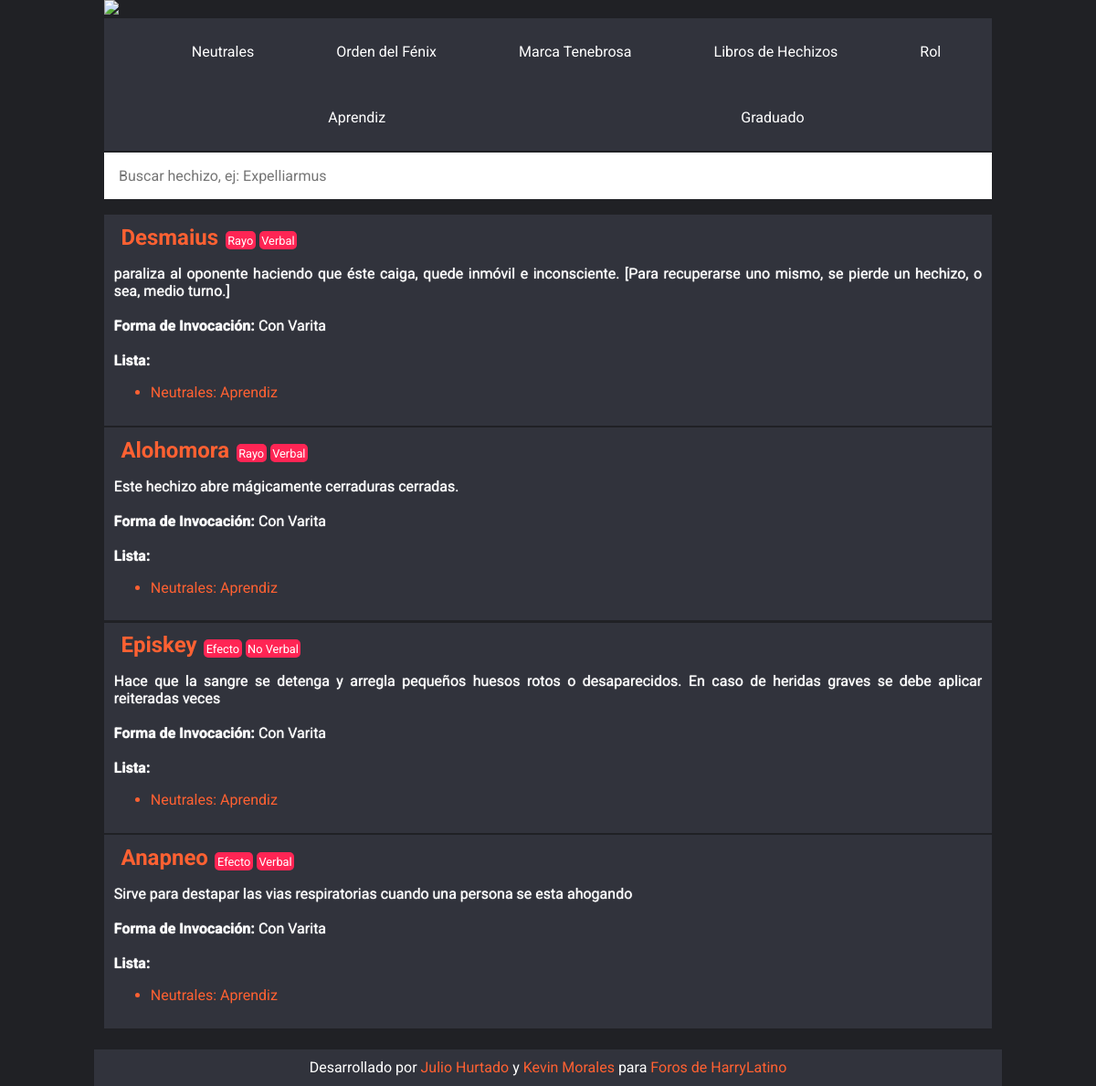
Screenshot of /neutrales/ with the database file from the repository.
### spells/models.py (models this page shows, shortened)
class Group(models.Model):
    name_choices = (
        ('Neutrales', 'Neutrales'),
        ('Orden del Fénix', 'Orden del Fénix'),
        ('Marca Tenebrosa', 'Marca Tenebrosa'),
        ('Libros de Hechizos', 'Libros de Hechizos'),
    )
    name = models.CharField(max_length=64, choices=name_choices, unique=True)
    slug = models.SlugField(allow_unicode=True, max_length=100, editable=False)
    def __str__(self):
        return self.name

class Range(models.Model):
    name = models.CharField(max_length=64)
    group = models.ForeignKey(Group, on_delete=models.CASCADE)
    slug = models.SlugField(allow_unicode=True, max_length=100, editable=False)

class Spell(models.Model):
    name = models.CharField(max_length=64, unique=True)
    slug = models.SlugField(allow_unicode=True, max_length=100, editable=False)
    description = models.TextField()
    range = models.ManyToManyField(Range)
    type_choices = (
        ('e', 'Efecto'),
        ('r', 'Rayo'),
        ('i', 'Invocación'),
        ('o', 'Invocación - Efecto'),
        ('ei', 'Efecto - Invocación'),
        ('eq', 'Equipable'),
        ('om', 'Onda Mágica'),
        ('ro', 'Rolistico'),
    )
    method_choices = (
        ('V', 'Verbal'),
        ('N', 'No Verbal'),
        ('R', 'Rolistico'),
    )
    object_choices = (
        ('V', 'Con Varita'),
        ('N', 'Sin Varita'),
        ('O', 'Objeto'),
    )
    type = models.CharField(max_length=2, choices=type_choices, default='e')
    method = models.CharField(max_length=1, choices=method_choices, default='V')
    object = models.CharField(max_length=1, choices=object_choices, default='V')
    battles = models.BooleanField(default=True)

### spells/views.py (the view)
class SpellCategoryListView(SpellListView):
    def get_queryset(self):
        group = get_object_or_404(Group, slug=self.kwargs['slug'])
        ranges = Range.objects.filter(group=group)
        if self.rol:
            queryset = self.model.objects.filter(range__in=ranges).exclude(battles=True)
        else:
            queryset = self.model.objects.filter(range__in=ranges).exclude(battles=False)
        return queryset
    def get_context_data(self, **kwargs):
        context = super(SpellCategoryListView, self).get_context_data(**kwargs)
        context['categories'] = Group.objects.all().order_by('id')
        context['ranges'] = Range.objects.all().order_by('id')
        context['category'] = get_object_or_404(Group, slug=self.kwargs['slug'])
        context['flag'] = True
        return context

### spells/views.py (called while the page is built)
    def get_context_data(self, **kwargs):
        context = super(SpellListView, self).get_context_data(**kwargs)
        context['categories'] = Group.objects.all().order_by('id')
        context['ranges'] = Range.objects.all().order_by('id')
        context['rol'] = self.rol
        return context

### spells/templates/spells/spell_list.html (shortened to what this page needs)
{% extends "base.html" %}
{% block content %}
    <article class="Spells">
        {% for spell in spells %}
            <a class="Spells-item" href=" {% url 'Spell:spell_detail' spell.slug %}" id="spell-{{ spell.id }}">
                <h2 class="Spells-title">{{ spell.name }}</h2><span class="Spells-type">{{ spell.get_type_display }}</span>
                                                                <span class="Spells-type">{{ spell.get_method_display }}</span>
                <p class="Spells-description">
                    {{ spell.description|linebreaksbr }}
                    <br><br><strong>Forma de Invocación:</strong> {{ spell.get_object_display}}
                    <br><br><strong>Lista: </strong>
                    <ul>
                        {% for range in spell.range.all %}
                            <li>{{ range.group }}: {{ range.name }}</li>
                        {% endfor %}
                    </ul>
                </p>
            </a>
        {% endfor %}
    </article>
{% endblock content %}
{% block subMenu %}
    {% if flag %}
    <div id="libros" class="MenuLibro">
        <ul class="MenuLibro-list">
            {% for range in ranges %}
                {% if range.group == category %}
                    {% if rol %}
                        <li class="MenuLibro-item"><a href="{% url 'Spell:spell_range_rol' range.group.slug range.slug %}">{{ range.name }}</a></li>
                    {% else %}
                        <li class="MenuLibro-item"><a href="{% url 'Spell:spell_range' range.group.slug range.slug %}">{{ range.name }}</a></li>
                    {% endif %}
                {% endif %}
            {% endfor %}
        </ul>
    </div>
    {% endif %}
{% endblock %}

### spells/templates/base.html (shortened to what this page needs)
{% load static %}
<!DOCTYPE html>
<html lang="en">
<head>
    <link rel="stylesheet" href="{% static "css/styles.css" %}">
    <link rel="stylesheet" href="{% static "css/normalize.css" %}">
</head>
<body>
    <header class="Header">
        <a href="/" class="Header-container">
            <img class="Header-image" src="https://i.imgur.com/qH0xY1I.png">
        </a>
    </header>
    <nav class="Menu">
        <ul class="Menu-list">
            {% for category in categories %}
                {% if rol %}
                    <li class="Menu-item"><a href="{% url 'Spell:spell_category_rol' category.slug %}" class="Menu-title">{{ category.name }}</a></li>
                {% else %}
                    <li class="Menu-item"><a href="{% url 'Spell:spell_category' category.slug %}" class="Menu-title">{{ category.name }}</a></li>
                {% endif %}
            {% endfor %}
                {% if rol %}
                    <li class="Menu-item"><a href="{% url 'Spell:spell_list'%}" class="Menu-title">Batallas</a></li>
                {% else %}
                    <li class="Menu-item"><a href="{% url 'Spell:spell_list_rol'%}" class="Menu-title">Rol</a></li>
                {% endif %}
        </ul>
    </nav>
    {% block subMenu %}
    {% endblock %}
    <section class="Search">
    	<article class="Search-bar">
            <input type="text" class="Search-input" placeholder="Buscar hechizo, ej: Expelliarmus" aria-describedby="sizing-addon1" id="busqueda">
    	</article>
    </section>
    <section>
    	{% block content %}
	    {% endblock content %}
    </section>
    <footer class="Footer">
    	Desarrollado por <a href="http://www.harrylatino.org/user/102763-bastian-karkarov-malfoy/" target="_blank">Julio Hurtado</a> y <a href="http://www.harrylatino.org/user/42757-uzziel-fined/" target="_blank">Kevin Morales</a> para <a href="http://www.harrylatino.org/" target="_blank">Foros de HarryLatino</a>
    </footer>
</body>
</html>

### spells/static/css/styles.css (style rules this page uses)
.Header { display: flex; justify-content: center; }
.Header-container { width: 90%; }
.Header-image { width: 100%; }
.Menu { margin: 0 auto; background-color: #31333c; width: 88%; padding: 1%; }
.Menu-list { display: flex; list-style: none; justify-content: space-around; }
.Menu-item { margin: 0; }
.Menu-title { text-decoration: none; color: #fff; }
.MenuLibro { margin: 0 auto; background-color: #31333c; width: 88%; padding: 1%; }
.MenuLibro-list { display: flex; list-style: none; justify-content: space-around; }
.MenuLibro-item { margin: 0; }
.MenuLibro-item a { color: #fff; text-decoration: none; }
.Search { margin: 0.2% 5% 1% 5%; }
.Search-bar { display: flex; justify-content: center; align-items: center; }
.Search-input { width: 100%; padding: 1em; border: none; }
.Spells { display: flex; flex-direction: column; align-items: center; }
.Spells-item { padding: 1%; margin: 0.1% 0; width: 88%; color: #ff6132; background-color: #31333c; text-decoration: none; }
.Spells-title { color: #ff6132; display: inline; margin: 0.8%; }
.Spells-type { font-size: 80%; background-color: #ff2554; color: #fff; padding: 0.2em; border-radius: 5px; }
.Spells-description { color: #fff; text-align: justify; text-shadow: 0 0 1px #fff; }
.Footer { max-width: 90%; background-color: #31333c; text-align: center; padding: 1%; font-size: 1em; margin: 0 auto; }
.Footer a { text-decoration: none; color: #ff6132; }

### rows the page displays
Group: name "Neutrales"
Group: name "Orden del Fénix"
Group: name "Marca Tenebrosa"
Group: name "Libros de Hechizos"
Range: name "Aprendiz", group "Neutrales"
Range: name "Graduado"
Spell: name "Desmaius", type "Rayo", method "Verbal", description "paraliza al oponente haciendo que éste caiga, quede inmóvil e inconsciente. [Para recuperarse uno mismo, se pierde un hechizo, o sea, medio turno.]", object "Con Varita"
Spell: name "Alohomora", type "Rayo", method "Verbal", description "Este hechizo abre mágicamente cerraduras cerradas.", object "Con Varita"
Spell: name "Episkey", type "Efecto", method "No Verbal", description "Hace que la sangre se detenga y arregla pequeños huesos rotos o desaparecidos. En caso de heridas graves se debe aplicar reiteradas veces", object "Con Varita"
Spell: name "Anapneo", type "Efecto", method "Verbal", description "Sirve para destapar las vias respiratorias cuando una persona se esta ahogando", object "Con Varita"
